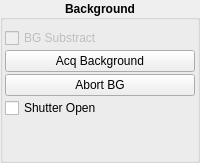
       <widget class="QGroupBox" name="groupBox">
        <property name="sizePolicy">
         <sizepolicy hsizetype="Preferred" vsizetype="Preferred">
          <horstretch>0</horstretch>
          <verstretch>0</verstretch>
         </sizepolicy>
        </property>
        <property name="font">
         <font>
          <weight>75</weight>
          <bold>true</bold>
          <kerning>true</kerning>
         </font>
        </property>
        <property name="styleSheet">
         <string notr="true">QGroupBox#groupBox{border:1px solid black; border-radius:10px; margin-top:0.5em}
QGroupBox#groupBox::title{subcontrol-origin: margin; subcontrol-position: top center}</string>
        </property>
        <property name="title">
         <string>Background</string>
        </property>
        <property name="alignment">
         <set>Qt::AlignCenter</set>
        </property>
        <layout class="QGridLayout" name="gridLayout_4">
         <property name="leftMargin">
          <number>2</number>
         </property>
         <property name="topMargin">
          <number>8</number>
         </property>
         <property name="rightMargin">
          <number>2</number>
         </property>
         <property name="bottomMargin">
          <number>2</number>
         </property>
         <property name="spacing">
          <number>2</number>
         </property>
         <item row="4" column="0">
          <spacer name="verticalSpacer">
           <property name="orientation">
            <enum>Qt::Vertical</enum>
           </property>
           <property name="sizeHint" stdset="0">
            <size>
             <width>20</width>
             <height>40</height>
            </size>
           </property>
          </spacer>
         </item>
         <item row="0" column="0">
          <widget class="QCheckBox" name="andor_ccd_bgsub_checkBox">
           <property name="enabled">
            <bool>false</bool>
           </property>
           <property name="font">
            <font>
             <weight>50</weight>
             <bold>false</bold>
             <kerning>true</kerning>
            </font>
           </property>
           <property name="text">
            <string>BG Substract</string>
           </property>
          </widget>
         </item>
         <item row="2" column="0">
          <widget class="QPushButton" name="andor_ccd_abort_bg_pushButton">
           <property name="font">
            <font>
             <weight>50</weight>
             <bold>false</bold>
             <kerning>true</kerning>
            </font>
           </property>
           <property name="text">
            <string>Abort BG</string>
           </property>
          </widget>
         </item>
         <item row="1" column="0">
          <widget class="QPushButton" name="acq_bg_pushButton">
           <property name="font">
            <font>
             <weight>50</weight>
             <bold>false</bold>
             <kerning>true</kerning>
            </font>
           </property>
           <property name="text">
            <string>Acq Background</string>
           </property>
          </widget>
         </item>
         <item row="3" column="0">
          <widget class="QCheckBox" name="andor_ccd_shutter_open_checkBox">
           <property name="font">
            <font>
             <weight>50</weight>
             <bold>false</bold>
             <kerning>true</kerning>
            </font>
           </property>
           <property name="text">
            <string>Shutter Open</string>
           </property>
           <property name="tristate">
            <bool>false</bool>
           </property>
          </widget>
         </item>
        </layout>
       </widget>
